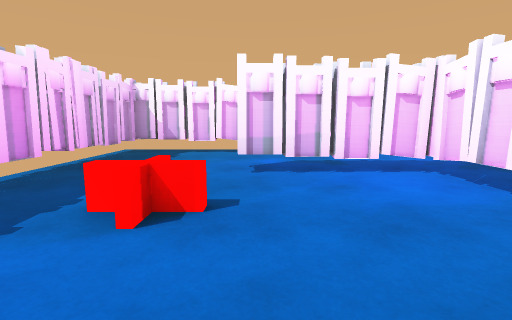
View 1 (above)

15 first-person views from a walk through a Unity game level. The camera is 1.2 m above the floor, tilts 8° down and sees 85° across. The floor is counted in squares, 1 m on a side. Each view is taken from the middle of a square. On the plan, view 1 faces up. The plan holds only what a view shows up to about 13 squares ahead; the rest is blank. The player character is not drawn.

View 2
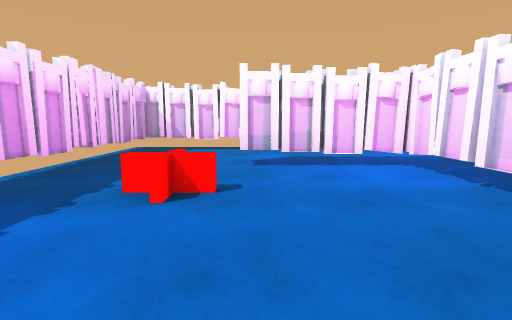

View 3
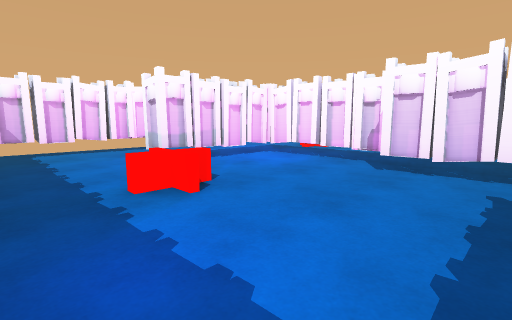

View 4
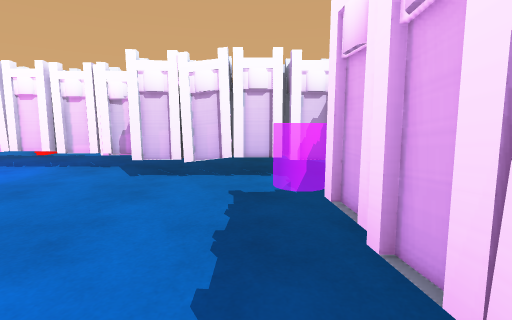

View 5
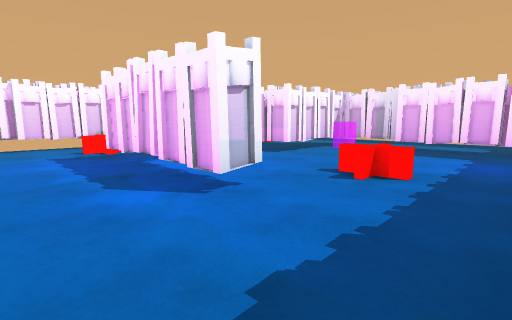

View 6
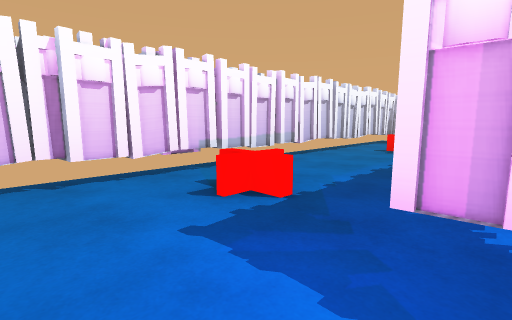

View 7
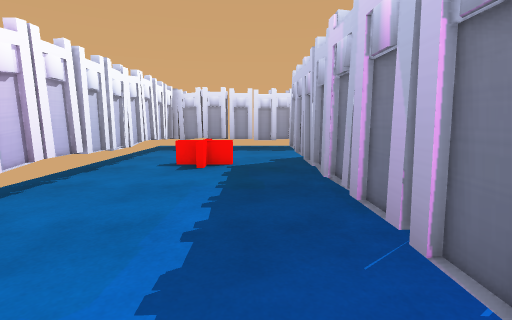

View 8
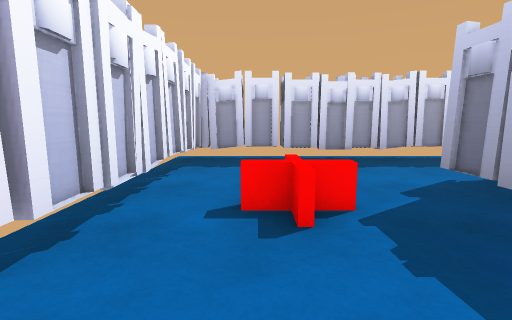

View 9
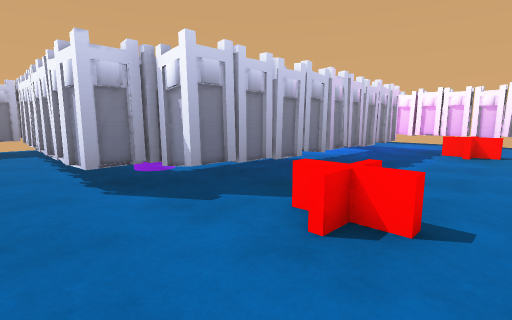

View 10
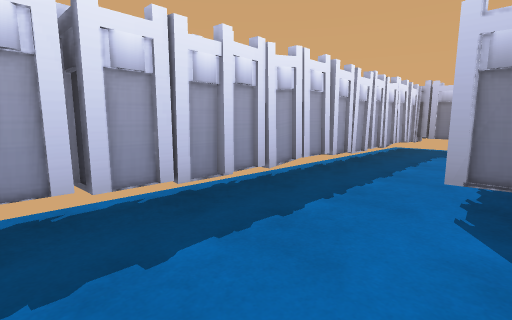

View 11
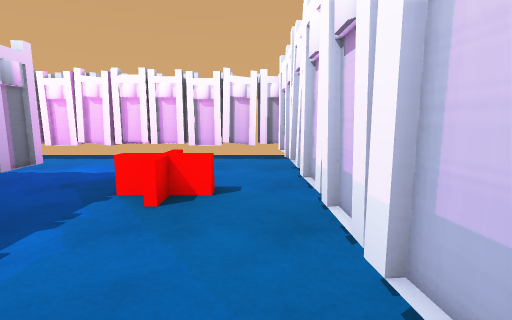

View 12
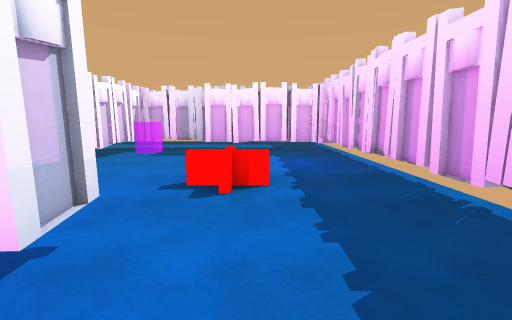

View 13
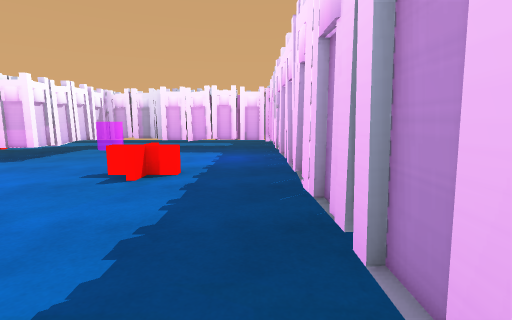

View 14
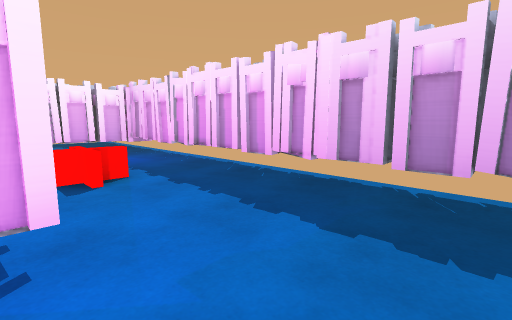

View 15
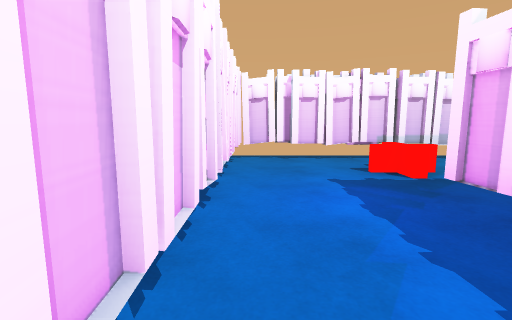

### Floor plan
Key: @ floor where view 1 was taken; # wall or solid block; x gap in a wall; . floor; T thing the floor can be seen under or through; O other object.
Columns run from 5 left of view 1 to 10 right of it. Each row starts with its distance up from view 1.
 11 ##x#############
 10 #..............#
  9 #..............#
  8 #..............#
  7 #....TTTTTT.OO.#
  6 #....TTTTTT..O.#
  5 #........TT....#
  4 #..OO....TT....#
  3 #...O....TT....#
  2 #........TT....#
  1 #.......TTT....#
  0 #....@..TTT....#
 -1 #...... T T.O..#
 -2 ######. TTT.OO.#
 -3 #######TTT.....#
 -4 #.#####TT......#
 -5 #..............#
 -6 #....####....###
 -7 ################

Positions as (right, up) in squares from view 1, and headings:
1: (0, 0), facing up
2: (0, -1), facing up
3: (-4, -1), facing up-right
4: (-3, -1), facing right
5: (-4, 10), facing down-right
6: (4, 10), facing down-right
7: (6, 6), facing down
8: (8, 2), facing down
9: (9, -5), facing up-left
10: (8, -3), facing down-left
11: (9, 2), facing up
12: (-2, 9), facing down
13: (-4, 10), facing down
14: (0, 10), facing down-left
15: (1, 10), facing right
